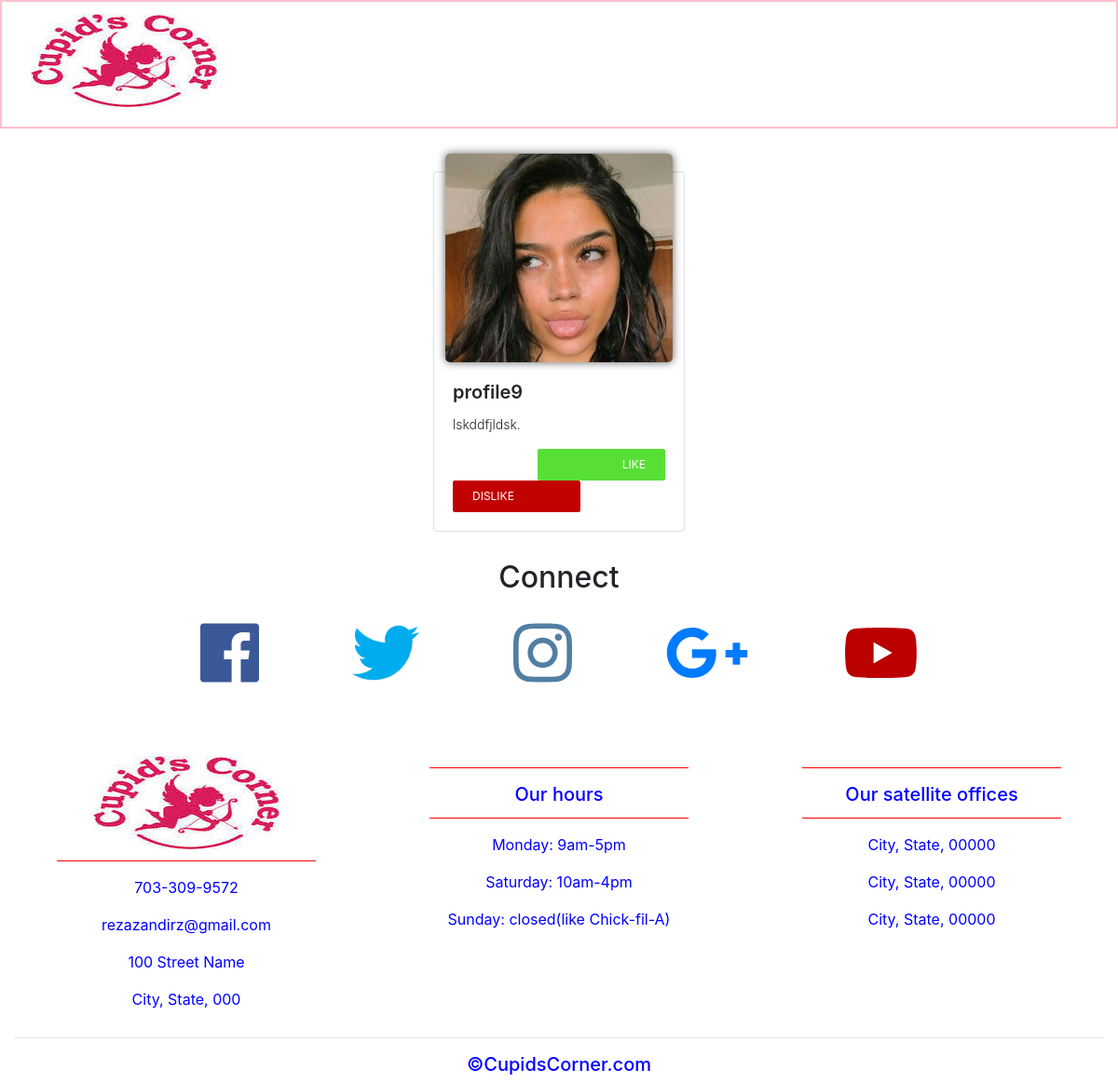
Screenshot of /mingle/ (signed in) with the database file from the repository.
### dating_app/models.py (models this page shows, shortened)
class Profile(AbstractBaseUser):
	class Meta:
		swappable = 'AUTH_USER_MODEL'
	email 						= models.EmailField(verbose_name="email")
	username					= models.CharField(max_length=30, unique=True)
	date_joined					= models.DateTimeField(verbose_name='date joined', auto_now_add=True)
	last_login					= models.DateTimeField(verbose_name='last login', auto_now=True)
	is_admin					= models.BooleanField(default=False)
	is_active					= models.BooleanField(default=True)
	is_staff					= models.BooleanField(default=False)
	is_superuser				= models.BooleanField(default=False)
	description 				= models.TextField()
	photo 						= models.ImageField(upload_to='profile_photo',blank=False, height_field=None, width_field=None, max_length=100)
	matches 					= models.ManyToManyField(settings.AUTH_USER_MODEL, related_name='+', blank=True)
	USERNAME_FIELD = 'username'
	REQUIRED_FIELDS = ['description','photo','email']
	objects = ProfileManager()

### dating_app/views.py (the view)
# urls.py: path('mingle/', views.mingle, name='mingle'),
@login_required
def mingle(request):
	try:
	 	profile = (Profile.objects.exclude(id=request.user.id).exclude(uservote__voter=request.user).order_by('?')[0])
	except IndexError:
		profile = None
		print(Profile.username)
	try:
		description = request.user.description
	except Profile.DoesNotExist:
		create = Profile.objects.get_or_create(request.user)
		return redirect('profile')
	match = request.user.matches.all()
	context = dict(profile = profile, match = match)
	return render(request, 'dating_app/mingle.html', context)

### dating_app/templatetags/unread_messages_counter.py (called while the page is built)
@register.simple_tag
def unread_messages(user):
    return user.receiver.filter(viewed=False).count()

### dating_app/templates/dating_app/mingle.html (shortened to what this page needs)
{% extends "dating_app/base.html" %}
{% block content %}
<link href="https://stackpath.bootstrapcdn.com/bootstrap/4.5.0/css/bootstrap.min.css" rel="stylesheet"/>
{% if profile %}
<section>
    <div class="col-md-3 mt-3">
                <div class="card profile-card-5">
                    <div class="card-img-block">
                        <img class="card-img-top" src="{{ profile.photo.url  }}" alt="Card image cap">
                    </div>
                    <div class="card-body pt-0">
                    <h5  class="card-title">{{profile.username}}</h5>
                    <p class="card-text">{{profile.description}}.</p>
                    <a href="{% url 'dating_app:nice' profile.id %}" class="btn btn-primary">Like</a>
                    <a href="{% url 'dating_app:nope' profile.id %}" class="btn btn-secondary">Dislike</a>
                  </div>
                </div>
            </div>
</section>
{% else %}
        <br><br>
        <p>Wait for more people to join!</p>
        <p>Help us get more user. Share this link to your friends! <a href="http://localhost:8000/">http://localhost:8000/</a></p>
{% endif %}
<br/>
{% endblock %}

### static/css/style.css (style rules this page uses)
body { margin: 0px; padding: 0px; background-color: #FFFFFF; font-family: arial; box-sizing: border-box; }

### rows the page displays
Profile: photo (picture), username "profile9", description "lskddfjldsk"
